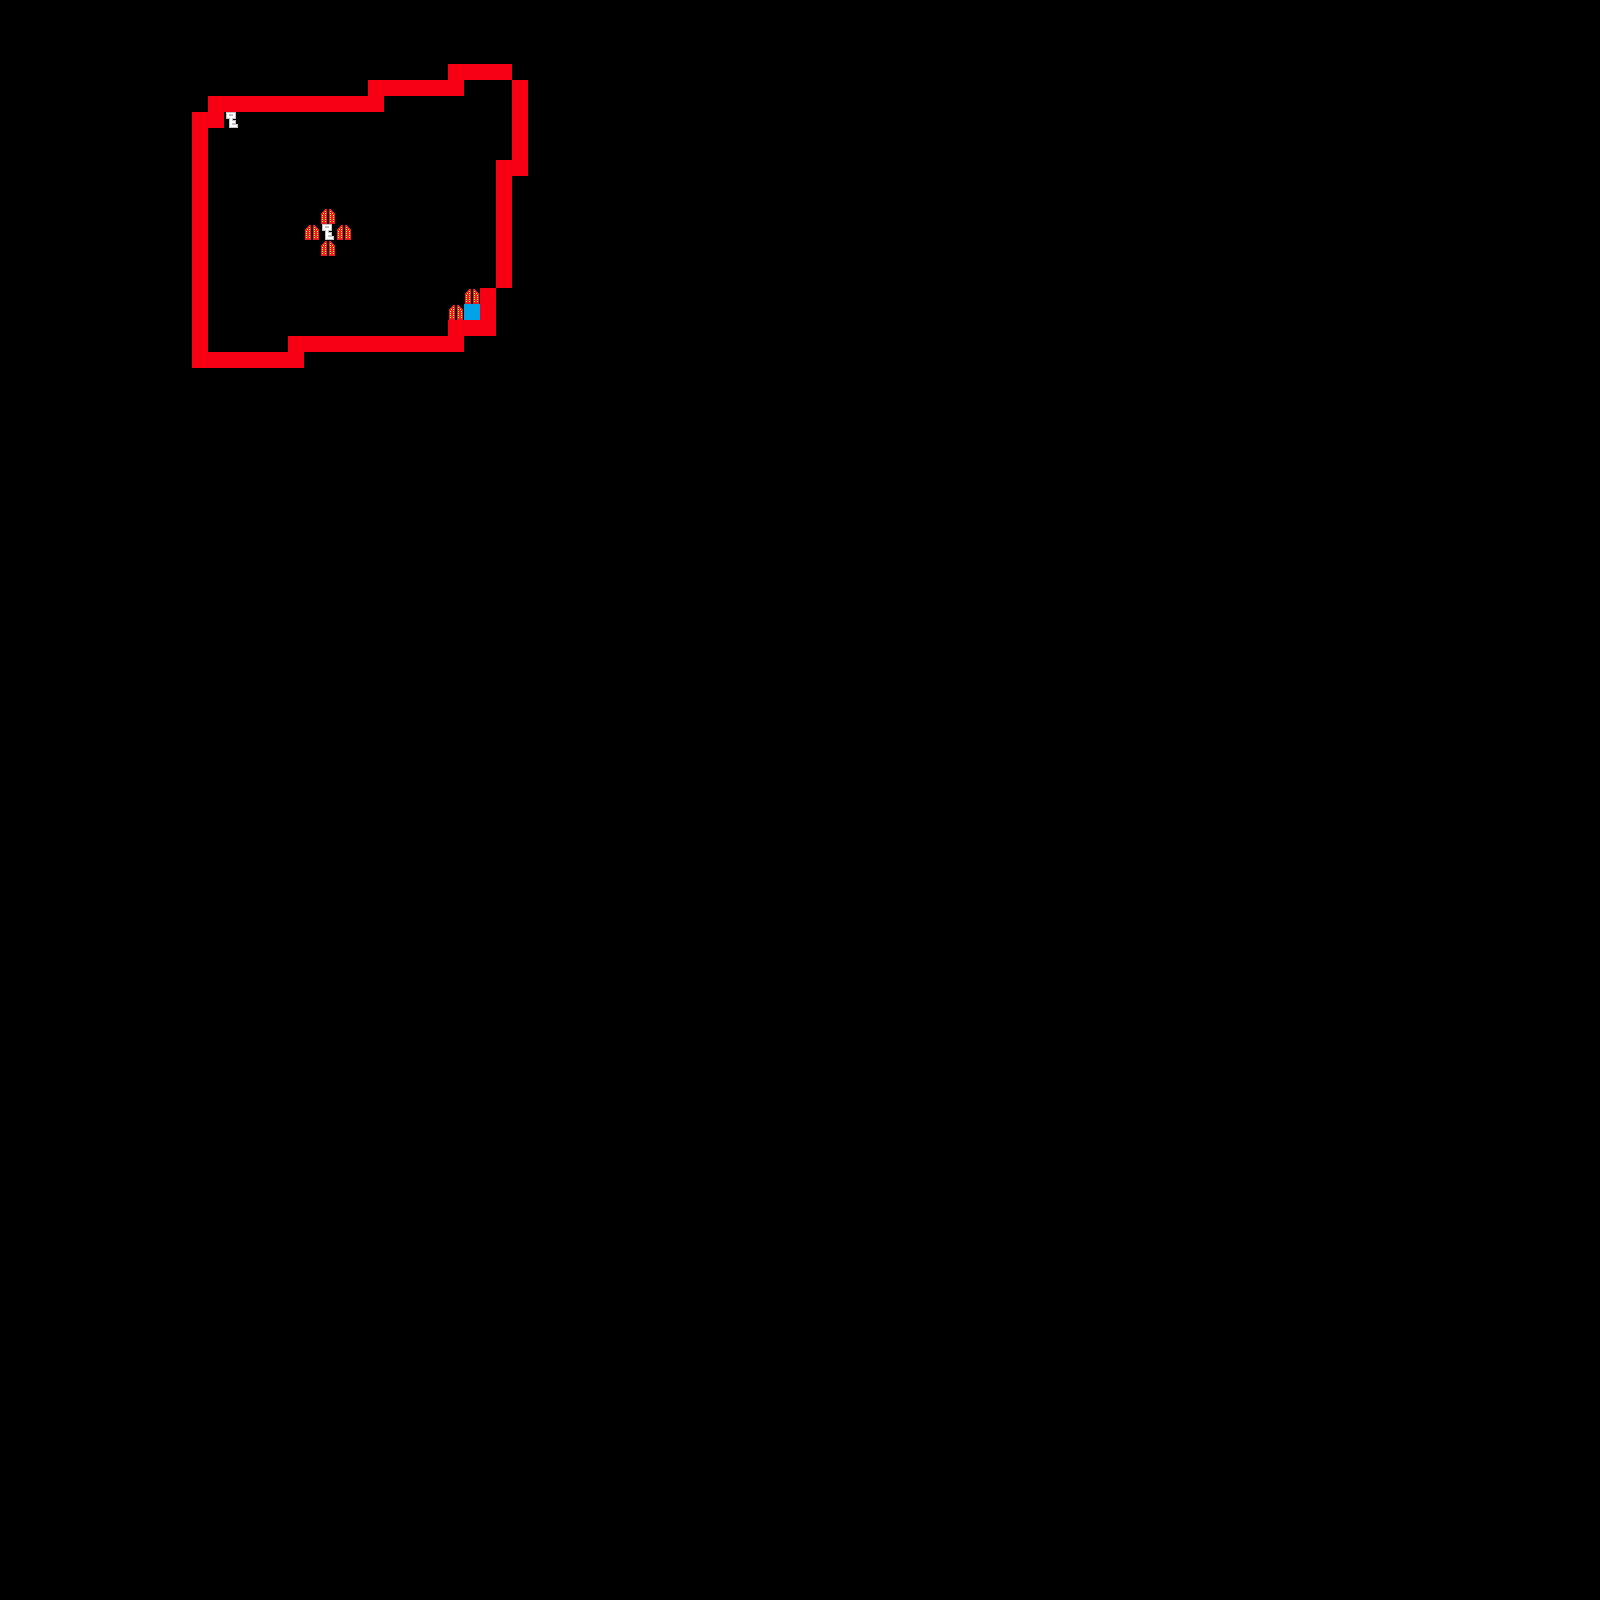

This game map was drawn from its Tiled (.tmx) file and the tilesets committed beside it. A one-line description and the trimmed map source follow:
An orthogonal 100x100 tile map with 16x16 px tiles, 4 tile layers (collision, key, door, end), 2 hidden layers not drawn, 5 tilesets.

<map version="1.0" orientation="orthogonal" width="100" height="100" tilewidth="16" tileheight="16">
 <tileset firstgid="1" name="tiles" tilewidth="16" tileheight="16">
  <image source="tiles.png" width="262" height="64" />
 </tileset>
 <tileset firstgid="65" name="collision" tilewidth="16" tileheight="16">
  <image source="collision.png" width="80" height="32" />
  <tile id="0">
   <properties>
    <property name="collide" value="true" />
   </properties>
  </tile>
 </tileset>
 <tileset firstgid="75" name="key" tilewidth="16" tileheight="16">
  <image source="key.png" trans="ff00ff" width="16" height="16" />
  <tile id="0">
   <properties>
    <property name="keyed" value="true" />
   </properties>
  </tile>
 </tileset>
 <tileset firstgid="76" name="door" tilewidth="16" tileheight="16">
  <image source="doors.png" trans="ff00ff" width="64" height="16" />
  <tile id="0">
   <properties>
    <property name="doored" value="true" />
   </properties>
  </tile>
  <tile id="1">
   <properties>
    <property name="doored" value="true" />
   </properties>
  </tile>
  <tile id="2">
   <properties>
    <property name="doored" value="true" />
   </properties>
  </tile>
  <tile id="3">
   <properties>
    <property name="doored" value="true" />
   </properties>
  </tile>
 </tileset>
 <tileset firstgid="80" name="end" tilewidth="16" tileheight="16">
  <image source="flashy.png" trans="ff00ff" width="48" height="16" />
  <tile id="1">
   <properties>
    <property name="ended" value="true" />
   </properties>
  </tile>
 </tileset>
 <layer name="oldkeys" width="100" height="100" visible="0">
  <data>[10000 cells, 0 non-empty, 0 distinct tile ids]</data>
 </layer>
 <layer name="collision" width="100" height="100">
  <properties>
   <property name="collide" value="true" />
  </properties>
  <data>[10000 cells, 74 non-empty, 1 distinct tile ids]</data>
 </layer>
 <layer name="tiles" width="100" height="100" visible="0">
  <data>[10000 cells, 0 non-empty, 0 distinct tile ids]</data>
 </layer>
 <layer name="key" width="100" height="100">
  <data>[10000 cells, 2 non-empty, 1 distinct tile ids]</data>
 </layer>
 <layer name="door" width="100" height="100">
  <data>[10000 cells, 6 non-empty, 1 distinct tile ids]</data>
 </layer>
 <layer name="end" width="100" height="100">
  <data>[10000 cells, 1 non-empty, 1 distinct tile ids]</data>
 </layer>
</map>
